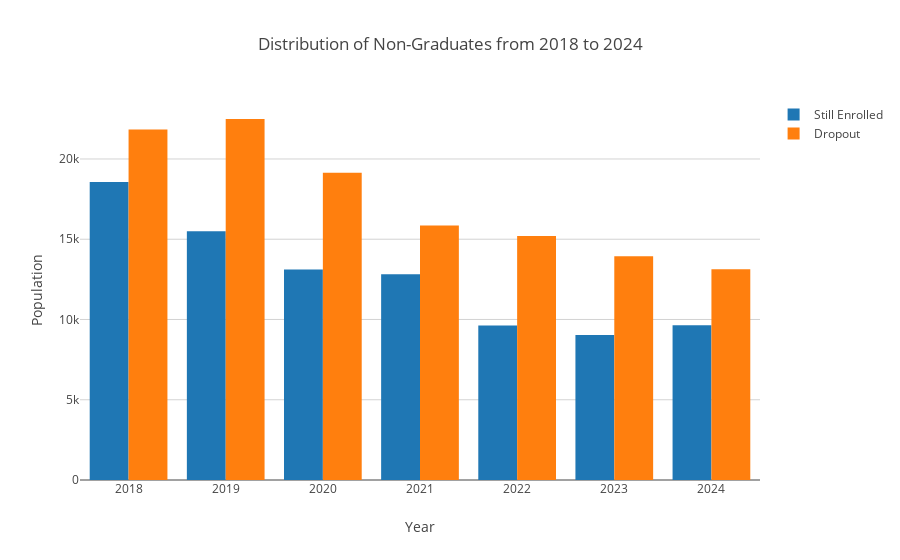

Here is the notebook cell this chart was saved with:
### Code cell
fig = go.Figure()

fig.add_trace(go.Bar(x=general_data_dropout['Graduation Year'], y=general_data_dropout['# Still Enrolled'], name='Still Enrolled'))
fig.add_trace(go.Bar(x=general_data_dropout['Graduation Year'], y=general_data_dropout['# Dropout'], name='Dropout'))
fig.update_layout(
    xaxis=dict(
        tickvals=general_data_dropout['Graduation Year'].unique(), 
        ticktext=general_data_dropout['Graduation Year'].unique()
    )
)
set_bar_fig_labels(fig=fig, fig_title='Distribution of Non-Graduates from 2018 to 2024', y_title='Population', x_title='Year')

fig.show()

### Figure 1 — Plotly figure (JSON) as saved in the notebook; plotly's stock layout.template omitted (floating-point values rounded to 4 significant figures)
{"data": [{"name": "Still Enrolled", "type": "bar", "x": [2018, 2019, 2020, 2021, 2022, 2023, 2024], "y": [18562, 15493, 13120, 12820, 9625, 9032, 9645]}, {"name": "Dropout", "type": "bar", "x": [2018, 2019, 2020, 2021, 2022, 2023, 2024], "y": [21841, 22491, 19148, 15854, 15197, 13941, 13129]}], "layout": {"showlegend": true, "title": {"text": "Distribution of Non-Graduates from 2018 to 2024"}, "xaxis": {"ticktext": [2018, 2019, 2020, 2021, 2022, 2023, 2024], "tickvals": [2018, 2019, 2020, 2021, 2022, 2023, 2024], "title": {"text": "Year"}}, "yaxis": {"title": {"text": "Population"}}}}
